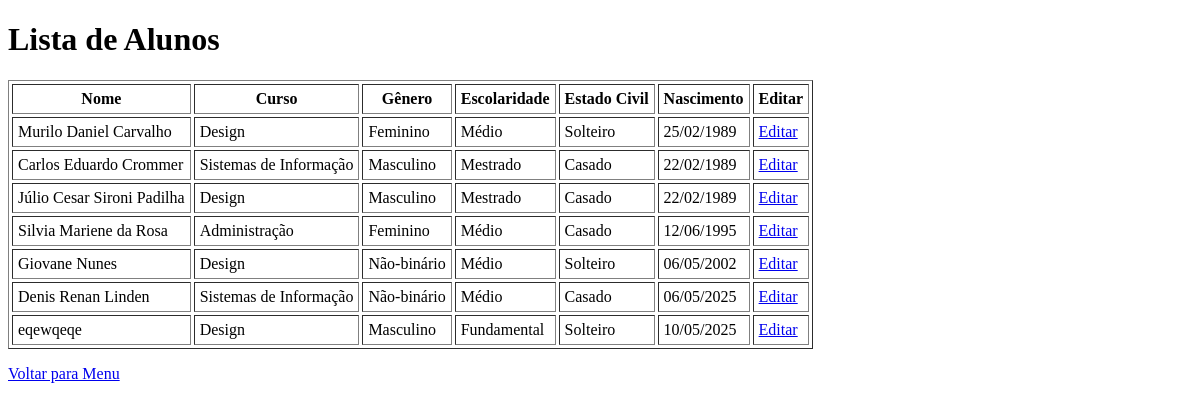
/alunos/, run on an earlier commit of the app's database.
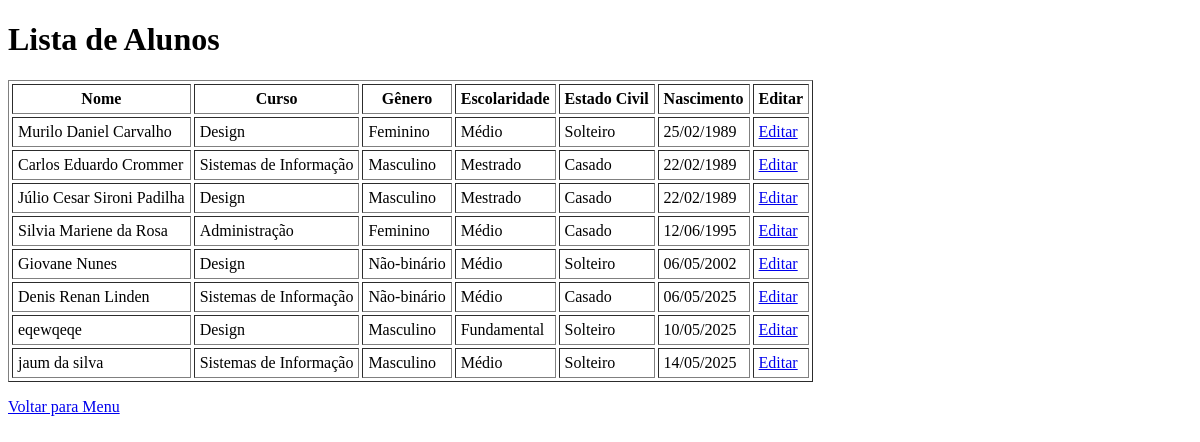
And on a later commit of the database.
### academico/models.py (models this page shows, shortened)
class Aluno(models.Model):
    nome = models.CharField(max_length=100)
    data_nascimento = models.DateField()
    cpf = models.CharField(max_length=14, unique=True)
    genero = models.CharField(max_length=2, choices=GENERO_CHOICES)
    estado_civil = models.CharField(
        max_length=30, choices=ESTADO_CIVIL_CHOICES)
    escolaridade = models.CharField(
        max_length=50, choices=ESCOLARIDADE_CHOICES)
    curso = models.ForeignKey(Curso, on_delete=models.CASCADE)

class Curso(models.Model):
    nome = models.CharField(max_length=100)
    def __str__(self):
        return self.nome

### academico/views.py (the view)
# urls.py: path('alunos/', views.alunos, name='alunos'),
def alunos(request):
    alunos = Aluno.objects.all()
    dados = {
        'alunos': alunos,
    }
    return render(request, 'academico/lista_alunos.html', dados)

### academico/templates/academico/lista_alunos.html (shortened to what this page needs)
<!DOCTYPE html>
<html lang="en">
<head>
</head>
<body>
    <h1>Lista de Alunos</h1>
    <table border="1" cellpadding="5" cellspacing="3">
        <tr>
            <th>Nome</th>
            <th>Curso</th>
            <th>Gênero</th>
            <th>Escolaridade</th>
            <th>Estado Civil</th>
            <th>Nascimento</th>
            <th>Editar</th>
        </tr>
        {% for aluno in alunos %}
        <tr>
            <td>{{ aluno.nome }}</td>
            <td>{{ aluno.curso }}</td>
            <td>{{ aluno.get_genero_display }}</td>
            <td>{{ aluno.get_escolaridade_display }}</td>
            <td>{{ aluno.get_estado_civil_display }}</td>
            <td>{{ aluno.data_nascimento|date:"d/m/Y" }}</td>
            <td><a href="{% url 'editar_aluno' aluno.id %}">Editar</a></td>
        </tr>
        {% endfor %}
    </table>
    <p><a href="{% url 'index' %}">Voltar para Menu</a></p>
</body>
</html>

What changed in the data, as far as the page shows it:
added Aluno: nome "jaum da silva", curso "Sistemas de Informação", genero "Masculino", escolaridade "Médio", estado_civil "Solteiro", data_nascimento "14/05/2025"
